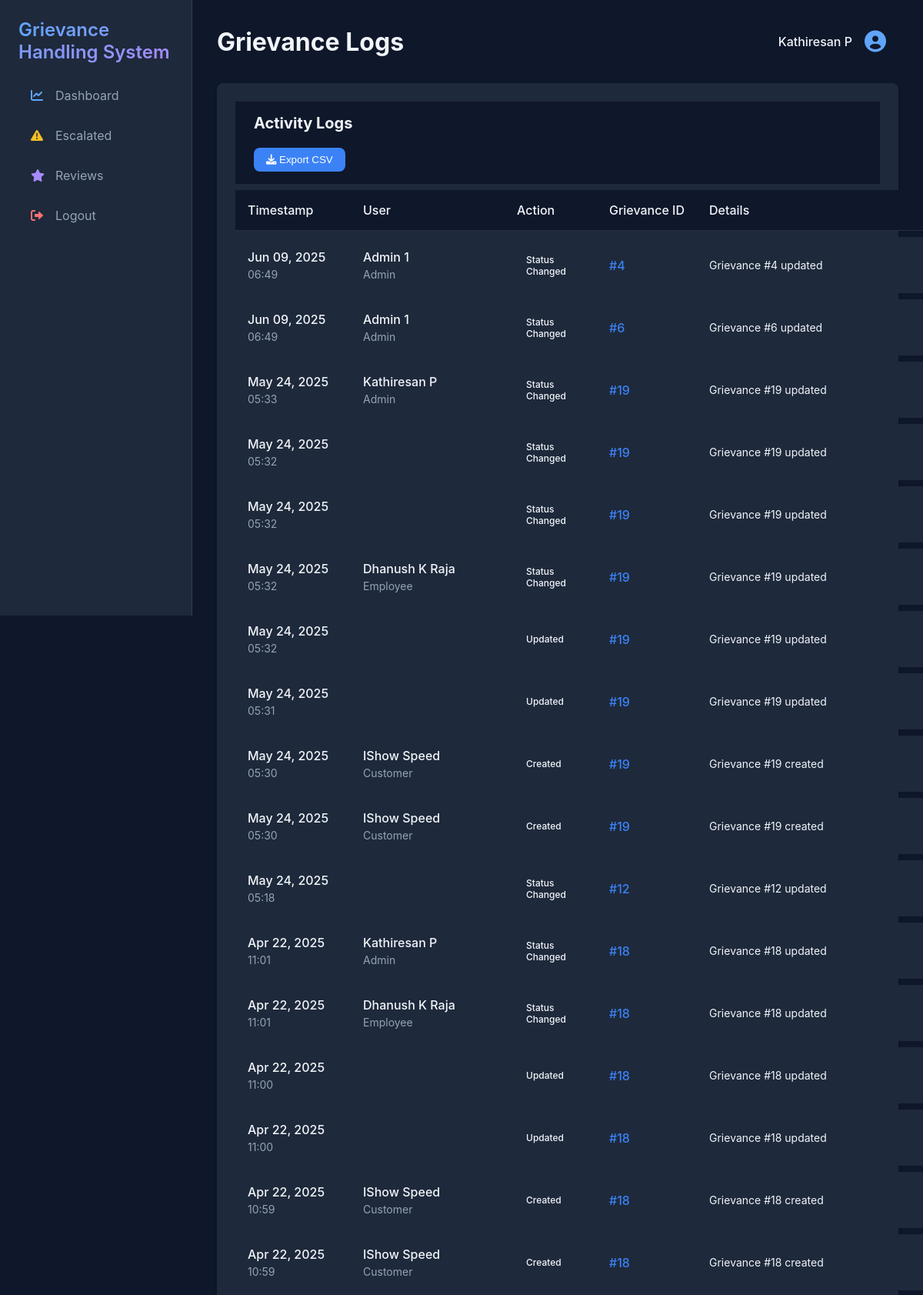
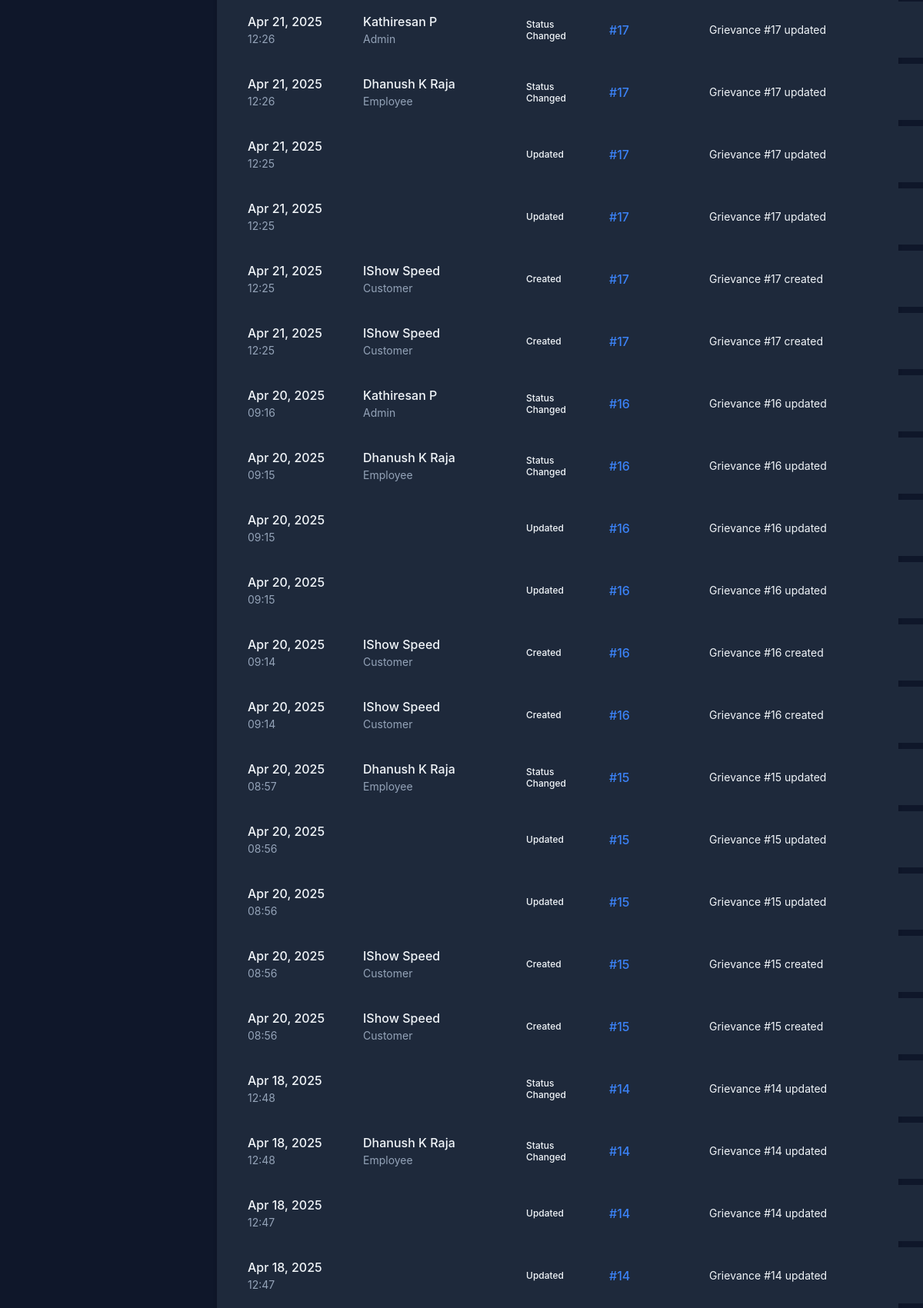
The app's page /grievance-logs/ (signed in, upper part) with its own data (2 pictures, top to bottom).
### users/models.py (models this page shows, shortened)
class CustomUser(AbstractUser):
    class Role(models.TextChoices):
        ADMIN = 'ADMIN', 'Admin'
        EMPLOYEE = 'EMPLOYEE', 'Employee'
        CUSTOMER = 'CUSTOMER', 'Customer'
    role = models.CharField(
        max_length=50,
        choices=Role.choices,
        default=Role.CUSTOMER
    )
    department = models.ForeignKey(
        Department,
        on_delete=models.SET_NULL,
        null=True,
        blank=True,
        related_name='department_employees'
    )
    phone = models.CharField(
        max_length=15,
        blank=True,
        null=True,
        verbose_name="Phone Number"
    )
    is_verified = models.BooleanField(default=False)
    class Meta:
        verbose_name = "User"
        verbose_name_plural = "Users"
        ordering = ['last_name', 'first_name']
        permissions = [
            ("can_manage_users", "Can manage users"),
            ("can_manage_grievances", "Can manage grievances"),
        ]

### grievances/models.py (models this page shows, shortened)
class GrievanceLog(models.Model):
    ACTION_CHOICES = [
        ('CREATE', 'Created'),
        ('UPDATE', 'Updated'),
        ('DELETE', 'Deleted'),
        ('STATUS_CHANGE', 'Status Changed'),
        ('ASSIGNMENT', 'Assignment Changed'),
    ]
    user = models.ForeignKey(User, on_delete=models.SET_NULL, null=True, related_name='actions')
    grievance = models.ForeignKey('Grievance', on_delete=models.SET_NULL, null=True, related_name='logs')
    action = models.CharField(max_length=20, choices=ACTION_CHOICES)
    details = models.TextField()
    previous_data = models.JSONField(null=True, blank=True)
    new_data = models.JSONField(null=True, blank=True)
    timestamp = models.DateTimeField(auto_now_add=True)
    class Meta:
        ordering = ['-timestamp']
        verbose_name = "Grievance Audit Log"
        verbose_name_plural = "Grievance Audit Logs"

class Grievance(models.Model):
    class Status(models.TextChoices):
        RECEIVED = 'RECEIVED', 'Received'
        IN_PROGRESS = 'IN_PROGRESS', 'In Progress'
        RESOLVED = 'RESOLVED', 'Resolved'
        REJECTED = 'REJECTED', 'Rejected'
        ESCALATED = 'ESCALATED', 'Escalated'
    class IssueType(models.TextChoices):
        TECHNICAL = 'TECHNICAL', 'Technical Issues'
        CUSTOMER_SERVICE = 'CUSTOMER_SERVICE', 'Customer Service Issues'
        SOFTWARE_BUG = 'SOFTWARE_BUG', 'Software/Application Bugs'
        PRODUCT = 'PRODUCT', 'Product/Feature Issues'
        QUALITY = 'QUALITY', 'Quality Assurance Failures'
    user = models.ForeignKey(CustomUser, on_delete=models.CASCADE, related_name='grievances')
    issue_type = models.CharField(max_length=50, choices=IssueType.choices)
    description = models.TextField()
    status = models.CharField(max_length=50, choices=Status.choices, default=Status.RECEIVED)
    assigned_to = models.ForeignKey(CustomUser, on_delete=models.SET_NULL, null=True, blank=True, related_name='assigned_grievances')
    department = models.ForeignKey(Department, on_delete=models.SET_NULL, null=True, blank=True)
    created_at = models.DateTimeField(auto_now_add=True)
    updated_at = models.DateTimeField(auto_now=True)
    class Meta:
        verbose_name = "Grievance"
        verbose_name_plural = "Grievances"
        ordering = ['-created_at']

### grievances/views.py (the view)
# urls.py: path('grievance-logs/', grievance_logs, name='grievance_logs'),
@login_required
def grievance_logs(request):
    if request.user.is_superuser:
        logs = GrievanceLog.objects.all().order_by('-timestamp')
    else:
        logs = GrievanceLog.objects.filter(
            Q(user=request.user) |
            Q(grievance__user=request.user)
        ).distinct().order_by('-timestamp')
    return render(request, 'grievances/logs.html', {'logs': logs})

### grievance_system/context_processors.py (called while the page is built)
def notifications(request):
    if request.user.is_authenticated:
        notifications = Notification.objects.filter(user=request.user).order_by('-created_at')[:10]
        unread_notifications_count = Notification.objects.filter(user=request.user, is_read=False).count()
    else:
        notifications = []
        unread_notifications_count = 0
    return {
        'notifications': notifications,
        'unread_notifications_count': unread_notifications_count
    }

### templates/grievances/logs.html (shortened to what this page needs)
{% extends 'base.html' %}
{% block page_title %}Grievance Logs{% endblock %}
{% block content %}
    <div class="card">
        <div class="card-header d-flex justify-content-between align-items-center">
            <h3>Activity Logs</h3>
            <br/>
            <div class="header-actions">
                <button type="button" class="btn btn-primary" onclick="exportTableToCSV()">
                    <i class="fas fa-download"></i> Export CSV
                </button>
            </div>
        </div>
        <div class="card-body">
            <div class="table-responsive">
                <table class="table logs-table">
                    <thead>
                        <tr>
                            <th>Timestamp</th>
                            <th>User</th>
                            <th>Action</th>
                            <th>Grievance ID</th>
                            <th>Details</th>
                        </tr>
                    </thead>
                    <tbody>
                        {% for log in logs %}
                        <tr>
                            <td class="timestamp-cell">
                                <div class="timestamp">
                                    <span class="date">{{ log.timestamp|date:"M d, Y" }}</span>
                                    <span class="time">{{ log.timestamp|time:"H:i" }}</span>
                                </div>
                            </td>
                            <td class="user-cell">
                                <div class="user-info">
                                    <span class="username">{{ log.user.get_full_name }}</span>
                                    <span class="role">{{ log.user.get_role_display }}</span>
                                </div>
                            </td>
                            <td class="action-cell">
                                <span class="action-badge action-{{ log.action|lower }}">{{ log.get_action_display }}</span>
                            </td>
                            <td class="grievance-cell">
                                {% if log.grievance %}
                                <a href="{% url 'grievance_detail' log.grievance.id %}" class="grievance-link">
                                    #{{ log.grievance.id }}
                                </a>
                                {% else %}
                                <span class="text-muted">-</span>
                                {% endif %}
                            </td>
                            <td class="details-cell">
                                <div class="details-content">
                                    {{ log.details|default:"-" }}
                                </div>
                            </td>
                        </tr>
                        {% empty %}
                        <tr>
                            <td colspan="5" class="text-center">No logs found</td>
                        </tr>
                        {% endfor %}
                    </tbody>
                </table>
            </div>
        </div>
    </div>
</div>
{% endblock %}

### templates/base.html (shortened to what this page needs)
<!DOCTYPE html>
<html lang="en">
<head>
    <link rel="stylesheet" href="https://cdnjs.cloudflare.com/ajax/libs/font-awesome/6.0.0/css/all.min.css">
</head>
<body>
    <div class="sidebar">
        <a href="{% url 'home' %}" class="sidebar-brand">
             Grievance Handling System
        </a>
        <br/>
        <br/>
        <ul class="sidebar-nav">
            {% if user.is_authenticated %}
                <li class="nav-item">
                    <a href="{% url 'dashboard' %}" class="nav-link {% if request.resolver_match.url_name == 'dashboard' %}active{% endif %}">
                        <i class="fas fa-chart-line icon-primary"></i> Dashboard
                    </a>
                </li>
                {% if user.role == 'ADMIN' %}
                <li class="nav-item">
                    <a href="{% url 'escalated_grievances' %}" class="nav-link {% if request.resolver_match.url_name == 'escalated_grievances' %}active{% endif %}">
                        <i class="fas fa-exclamation-triangle icon-warning"></i> Escalated
                    </a>
                </li>
                <li class="nav-item">
                    <a href="{% url 'reviews' %}" class="nav-link {% if request.resolver_match.url_name == 'reviews' %}active{% endif %}">
                        <i class="fas fa-star icon-info"></i> Reviews
                    </a>
                </li>
                {% endif %}
                <li class="nav-item">
                    <a href="{% url 'logout' %}" class="nav-link">
                        <i class="fas fa-sign-out-alt icon-danger"></i> Logout
                    </a>
                </li>
            {% endif %}
        </ul>
    </div>
    <div class="main-content">
        <div class="top-bar">
            <h1>{% block page_title %}{% endblock %}</h1>
            {% if user.is_authenticated %}
            <div class="user-profile">
                <a href="{% url 'profile' %}" class="profile-link">
                    <span>{{ user.get_full_name }}</span>
                    <i class="fas fa-user-circle"></i>
                </a>
            </div>
            {% endif %}
        </div>
        {% block content %}
        {% endblock %}
</body>
</html>

### templates/base.html (style rules this page uses)
:root { --dark-bg: #0f172a; --sidebar-bg: #1e293b; --primary: #3b82f6; --success: #22c55e; --warning: #f59e0b; --danger: #ef4444; --purple: #8b5cf6; --text: #f1f5f9; --text-secondary: #94a3b8; --card-bg: #1e293b; --hover-bg: #334155; --icon-primary: #60a5fa; --icon-success: #4ade80; --icon-warning: #fbbf24; --icon-danger: #f87171; --icon-info: #a78bfa; --icon-muted: #cbd5e1; }
* { margin: 0; padding: 0; box-sizing: border-box; }
body { font-family: 'Inter', -apple-system, BlinkMacSystemFont, sans-serif; background-color: var(--dark-bg); color: var(--text); min-height: 100vh; display: flex; }
.sidebar { width: 250px; background-color: var(--sidebar-bg); padding: 1.5rem; position: fixed; height: 100vh; left: 0; top: 0; border-right: 1px solid rgba(255, 255, 255, 0.1); }
.sidebar-brand { font-size: 1.5rem; font-weight: 600; margin-bottom: 2rem; color: var(--text); text-decoration: none; background: linear-gradient(45deg, var(--icon-primary), var(--icon-info)); background-clip: text; -webkit-background-clip: text; -webkit-text-fill-color: transparent; }
.sidebar-nav { list-style: none; }
.nav-item { margin-bottom: 0.5rem; }
.nav-link { display: flex; align-items: center; padding: 0.75rem 1rem; color: var(--text-secondary); text-decoration: none; border-radius: 0.5rem; transition: all 0.2s; }
.nav-link i { margin-right: 0.75rem; width: 1.25rem; transition: all 0.2s; }
.icon-primary { color: var(--icon-primary); }
.icon-warning { color: var(--icon-warning); }
.icon-danger { color: var(--icon-danger); }
.icon-info { color: var(--icon-info); }
.main-content { margin-left: 250px; padding: 2rem; width: calc(100% - 250px); }
.top-bar { display: flex; justify-content: space-between; align-items: center; margin-bottom: 2rem; }
.user-profile { display: flex; align-items: center; gap: 1rem; }
.profile-link { display: flex; align-items: center; gap: 1rem; text-decoration: none; color: var(--text); padding: 0.5rem 1rem; border-radius: 0.5rem; transition: all 0.2s; }
.profile-link i { font-size: 1.75rem; color: var(--icon-primary); transition: all 0.2s; }
.profile-link span { color: var(--text); font-weight: 500; }
.card { background-color: var(--card-bg); border-radius: 0.75rem; padding: 1.5rem; margin-bottom: 1.5rem; box-shadow: 0 4px 6px -1px rgba(0, 0, 0, 0.2); border: 1px solid rgba(255, 255, 255, 0.1); }
.table { width: 100%; border-collapse: collapse; }
.table th, .table td { padding: 1rem; text-align: left; border-bottom: 1px solid rgba(255, 255, 255, 0.1); }
.table th { color: var(--text-secondary); font-weight: 500; }
.btn { padding: 0.5rem 1rem; border-radius: 0.5rem; font-weight: 500; cursor: pointer; border: none; transition: all 0.2s; }
.btn-primary { background-color: var(--primary); color: white; }

### templates/grievances/logs.html (style rules this page uses)
.card { background: var(--card-bg); border: 1px solid var(--border-color); border-radius: 0.5rem; margin-bottom: 1.5rem; }
.card-header { background: var(--dark-bg); border-bottom: 1px solid var(--border-color); padding: 1rem 1.5rem; }
.card-header h3 { margin: 0; color: var(--text); font-size: 1.25rem; }
.logs-table { width: 100%; border-collapse: separate; border-spacing: 0 0.5rem; }
.logs-table th { background-color: var(--dark-bg); color: var(--text); font-weight: 500; padding: 1rem; white-space: nowrap; }
.logs-table td { padding: 1rem; background-color: var(--card-bg); border-top: 1px solid var(--border-color); border-bottom: 1px solid var(--border-color); }
.logs-table tr { transition: all 0.2s ease; }
.timestamp-cell { min-width: 150px; }
.timestamp { display: flex; flex-direction: column; gap: 0.25rem; }
.timestamp .date { color: var(--text); font-weight: 500; }
.timestamp .time { color: var(--text-secondary); font-size: 0.875rem; }
.user-cell { min-width: 200px; }
.user-info { display: flex; flex-direction: column; gap: 0.25rem; }
.user-info .username { color: var(--text); font-weight: 500; }
.user-info .role { color: var(--text-secondary); font-size: 0.875rem; }
.action-cell { min-width: 120px; }
.action-badge { display: inline-block; padding: 0.25rem 0.75rem; border-radius: 1rem; font-size: 0.75rem; font-weight: 500; }
.grievance-cell { min-width: 100px; }
.grievance-link { color: var(--primary); text-decoration: none; font-weight: 500; }
.details-cell { min-width: 300px; }
.details-content { color: var(--text); font-size: 0.875rem; line-height: 1.5; }

### records on screen
CustomUser: get_full_name "Kathiresan P"
GrievanceLog: timestamp "Jun 09, 2025", timestamp "06:49", user.get_full_name "Admin 1", user.role "Admin", action "Status Changed", grievance.id "4", details "Grievance #4 updated"
GrievanceLog: timestamp "Jun 09, 2025", timestamp "06:49", user.get_full_name "Admin 1", user.role "Admin", action "Status Changed", grievance.id "6", details "Grievance #6 updated"
GrievanceLog: timestamp "May 24, 2025", timestamp "05:33", user.get_full_name "Kathiresan P", user.role "Admin", action "Status Changed", grievance.id "19", details "Grievance #19 updated"
GrievanceLog: timestamp "May 24, 2025", timestamp "05:32", action "Status Changed", grievance.id "19", details "Grievance #19 updated"
GrievanceLog: timestamp "May 24, 2025", timestamp "05:32", action "Status Changed", grievance.id "19", details "Grievance #19 updated"
GrievanceLog: timestamp "May 24, 2025", timestamp "05:32", user.get_full_name "Dhanush K Raja", user.role "Employee", action "Status Changed", grievance.id "19", details "Grievance #19 updated"
GrievanceLog: timestamp "May 24, 2025", timestamp "05:32", action "Updated", grievance.id "19", details "Grievance #19 updated"
GrievanceLog: timestamp "May 24, 2025", timestamp "05:31", action "Updated", grievance.id "19", details "Grievance #19 updated"
GrievanceLog: timestamp "May 24, 2025", timestamp "05:30", user.get_full_name "IShow Speed", user.role "Customer", action "Created", grievance.id "19", details "Grievance #19 created"
GrievanceLog: timestamp "May 24, 2025", timestamp "05:30", user.get_full_name "IShow Speed", user.role "Customer", action "Created", grievance.id "19", details "Grievance #19 created"
GrievanceLog: timestamp "May 24, 2025", timestamp "05:18", action "Status Changed", grievance.id "12", details "Grievance #12 updated"
GrievanceLog: timestamp "Apr 22, 2025", timestamp "11:01", user.get_full_name "Kathiresan P", user.role "Admin", action "Status Changed", grievance.id "18", details "Grievance #18 updated"
GrievanceLog: timestamp "Apr 22, 2025", timestamp "11:01", user.get_full_name "Dhanush K Raja", user.role "Employee", action "Status Changed", grievance.id "18", details "Grievance #18 updated"
GrievanceLog: timestamp "Apr 22, 2025", timestamp "11:00", action "Updated", grievance.id "18", details "Grievance #18 updated"
GrievanceLog: timestamp "Apr 22, 2025", timestamp "11:00", action "Updated", grievance.id "18", details "Grievance #18 updated"
GrievanceLog: timestamp "Apr 22, 2025", timestamp "10:59", user.get_full_name "IShow Speed", user.role "Customer", action "Created", grievance.id "18", details "Grievance #18 created"
GrievanceLog: timestamp "Apr 22, 2025", timestamp "10:59", user.get_full_name "IShow Speed", user.role "Customer", action "Created", grievance.id "18", details "Grievance #18 created"
GrievanceLog: timestamp "Apr 21, 2025", timestamp "12:26", user.get_full_name "Kathiresan P", user.role "Admin", action "Status Changed", grievance.id "17", details "Grievance #17 updated"
GrievanceLog: timestamp "Apr 21, 2025", timestamp "12:26", user.get_full_name "Dhanush K Raja", user.role "Employee", action "Status Changed", grievance.id "17", details "Grievance #17 updated"
GrievanceLog: timestamp "Apr 21, 2025", timestamp "12:25", action "Updated", grievance.id "17", details "Grievance #17 updated"
GrievanceLog: timestamp "Apr 21, 2025", timestamp "12:25", action "Updated", grievance.id "17", details "Grievance #17 updated"
GrievanceLog: timestamp "Apr 21, 2025", timestamp "12:25", user.get_full_name "IShow Speed", user.role "Customer", action "Created", grievance.id "17", details "Grievance #17 created"
GrievanceLog: timestamp "Apr 21, 2025", timestamp "12:25", user.get_full_name "IShow Speed", user.role "Customer", action "Created", grievance.id "17", details "Grievance #17 created"
GrievanceLog: timestamp "Apr 20, 2025", timestamp "09:16", user.get_full_name "Kathiresan P", user.role "Admin", action "Status Changed", grievance.id "16", details "Grievance #16 updated"
GrievanceLog: timestamp "Apr 20, 2025", timestamp "09:15", user.get_full_name "Dhanush K Raja", user.role "Employee", action "Status Changed", grievance.id "16", details "Grievance #16 updated"
GrievanceLog: timestamp "Apr 20, 2025", timestamp "09:15", action "Updated", grievance.id "16", details "Grievance #16 updated"
GrievanceLog: timestamp "Apr 20, 2025", timestamp "09:15", action "Updated", grievance.id "16", details "Grievance #16 updated"
GrievanceLog: timestamp "Apr 20, 2025", timestamp "09:14", user.get_full_name "IShow Speed", user.role "Customer", action "Created", grievance.id "16", details "Grievance #16 created"
GrievanceLog: timestamp "Apr 20, 2025", timestamp "09:14", user.get_full_name "IShow Speed", user.role "Customer", action "Created", grievance.id "16", details "Grievance #16 created"
GrievanceLog: timestamp "Apr 20, 2025", timestamp "08:57", user.get_full_name "Dhanush K Raja", user.role "Employee", action "Status Changed", grievance.id "15", details "Grievance #15 updated"
GrievanceLog: timestamp "Apr 20, 2025", timestamp "08:56", action "Updated", grievance.id "15", details "Grievance #15 updated"
GrievanceLog: timestamp "Apr 20, 2025", timestamp "08:56", action "Updated", grievance.id "15", details "Grievance #15 updated"
GrievanceLog: timestamp "Apr 20, 2025", timestamp "08:56", user.get_full_name "IShow Speed", user.role "Customer", action "Created", grievance.id "15", details "Grievance #15 created"
GrievanceLog: timestamp "Apr 20, 2025", timestamp "08:56", user.get_full_name "IShow Speed", user.role "Customer", action "Created", grievance.id "15", details "Grievance #15 created"
GrievanceLog: timestamp "Apr 18, 2025", timestamp "12:48", action "Status Changed", grievance.id "14", details "Grievance #14 updated"
GrievanceLog: timestamp "Apr 18, 2025", timestamp "12:48", user.get_full_name "Dhanush K Raja", user.role "Employee", action "Status Changed", grievance.id "14", details "Grievance #14 updated"
GrievanceLog: timestamp "Apr 18, 2025", timestamp "12:47", action "Updated", grievance.id "14", details "Grievance #14 updated"
GrievanceLog: timestamp "Apr 18, 2025", timestamp "12:47", action "Updated", grievance.id "14", details "Grievance #14 updated"
